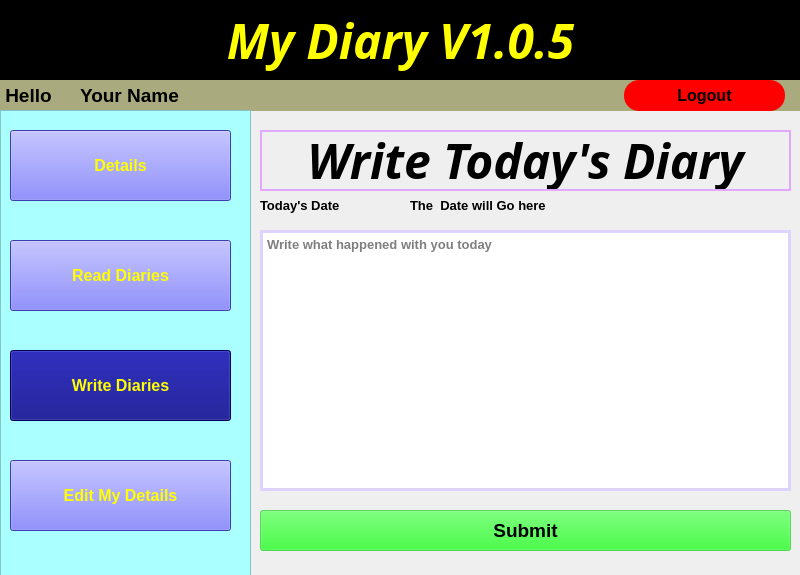
<?xml version="1.0" encoding="UTF-8"?>
<ui version="4.0">
 <class>MainWindow</class>
 <widget class="QMainWindow" name="MainWindow">
  <property name="geometry">
   <rect>
    <x>0</x>
    <y>0</y>
    <width>800</width>
    <height>575</height>
   </rect>
  </property>
  <property name="minimumSize">
   <size>
    <width>800</width>
    <height>575</height>
   </size>
  </property>
  <property name="maximumSize">
   <size>
    <width>800</width>
    <height>575</height>
   </size>
  </property>
  <property name="windowTitle">
   <string>MainWindow</string>
  </property>
  <widget class="QWidget" name="centralwidget">
   <widget class="QLabel" name="label">
    <property name="geometry">
     <rect>
      <x>0</x>
      <y>0</y>
      <width>801</width>
      <height>81</height>
     </rect>
    </property>
    <property name="font">
     <font>
      <family>Segoe UI Semibold</family>
      <pointsize>36</pointsize>
      <weight>75</weight>
      <italic>true</italic>
      <bold>true</bold>
     </font>
    </property>
    <property name="styleSheet">
     <string notr="true">color: rgb(255, 255, 0);
background-color: rgb(0, 0, 0);</string>
    </property>
    <property name="text">
     <string>My Diary V1.0.5</string>
    </property>
    <property name="alignment">
     <set>Qt::AlignCenter</set>
    </property>
   </widget>
   <widget class="QLabel" name="label_2">
    <property name="geometry">
     <rect>
      <x>0</x>
      <y>80</y>
      <width>801</width>
      <height>31</height>
     </rect>
    </property>
    <property name="font">
     <font>
      <pointsize>14</pointsize>
      <weight>75</weight>
      <bold>true</bold>
     </font>
    </property>
    <property name="styleSheet">
     <string notr="true">background-color: rgb(170, 170, 127);</string>
    </property>
    <property name="text">
     <string> Hello</string>
    </property>
   </widget>
   <widget class="QLabel" name="label_3">
    <property name="geometry">
     <rect>
      <x>80</x>
      <y>80</y>
      <width>331</width>
      <height>31</height>
     </rect>
    </property>
    <property name="font">
     <font>
      <pointsize>14</pointsize>
      <weight>75</weight>
      <bold>true</bold>
     </font>
    </property>
    <property name="text">
     <string>Your Name</string>
    </property>
   </widget>
   <widget class="QPushButton" name="pushButton">
    <property name="geometry">
     <rect>
      <x>624</x>
      <y>80</y>
      <width>161</width>
      <height>31</height>
     </rect>
    </property>
    <property name="font">
     <font>
      <pointsize>12</pointsize>
      <weight>75</weight>
      <bold>true</bold>
     </font>
    </property>
    <property name="styleSheet">
     <string notr="true">background-color: rgb(255, 0, 0);
border-radius: 15px;</string>
    </property>
    <property name="text">
     <string>Logout</string>
    </property>
   </widget>
   <widget class="QFrame" name="frame">
    <property name="geometry">
     <rect>
      <x>0</x>
      <y>110</y>
      <width>251</width>
      <height>491</height>
     </rect>
    </property>
    <property name="styleSheet">
     <string notr="true">background-color: rgb(170, 255, 255);</string>
    </property>
    <property name="frameShape">
     <enum>QFrame::StyledPanel</enum>
    </property>
    <property name="frameShadow">
     <enum>QFrame::Raised</enum>
    </property>
    <widget class="QPushButton" name="pushButton_2">
     <property name="geometry">
      <rect>
       <x>10</x>
       <y>20</y>
       <width>221</width>
       <height>71</height>
      </rect>
     </property>
     <property name="font">
      <font>
       <pointsize>12</pointsize>
       <weight>75</weight>
       <bold>true</bold>
      </font>
     </property>
     <property name="styleSheet">
      <string notr="true">background-color: rgb(85, 85, 255);
color: rgb(255, 255, 0);</string>
     </property>
     <property name="text">
      <string>Details</string>
     </property>
    </widget>
    <widget class="QPushButton" name="pushButton_3">
     <property name="geometry">
      <rect>
       <x>10</x>
       <y>130</y>
       <width>221</width>
       <height>71</height>
      </rect>
     </property>
     <property name="font">
      <font>
       <pointsize>12</pointsize>
       <weight>75</weight>
       <bold>true</bold>
      </font>
     </property>
     <property name="styleSheet">
      <string notr="true">background-color: rgb(85, 85, 255);
color: rgb(255, 255, 0);</string>
     </property>
     <property name="text">
      <string>Read Diaries</string>
     </property>
    </widget>
    <widget class="QPushButton" name="pushButton_4">
     <property name="geometry">
      <rect>
       <x>10</x>
       <y>240</y>
       <width>221</width>
       <height>71</height>
      </rect>
     </property>
     <property name="font">
      <font>
       <pointsize>12</pointsize>
       <weight>75</weight>
       <bold>true</bold>
      </font>
     </property>
     <property name="styleSheet">
      <string notr="true">background-color: rgb(0, 0, 127);
color: rgb(255, 255, 0);</string>
     </property>
     <property name="text">
      <string>Write Diaries</string>
     </property>
    </widget>
    <widget class="QPushButton" name="pushButton_5">
     <property name="geometry">
      <rect>
       <x>10</x>
       <y>350</y>
       <width>221</width>
       <height>71</height>
      </rect>
     </property>
     <property name="font">
      <font>
       <pointsize>12</pointsize>
       <weight>75</weight>
       <bold>true</bold>
      </font>
     </property>
     <property name="styleSheet">
      <string notr="true">background-color: rgb(85, 85, 255);
color: rgb(255, 255, 0);</string>
     </property>
     <property name="text">
      <string>Edit My Details</string>
     </property>
    </widget>
   </widget>
   <widget class="QLabel" name="label_4">
    <property name="geometry">
     <rect>
      <x>260</x>
      <y>130</y>
      <width>531</width>
      <height>61</height>
     </rect>
    </property>
    <property name="font">
     <font>
      <family>Script</family>
      <pointsize>36</pointsize>
      <weight>75</weight>
      <italic>true</italic>
      <bold>true</bold>
     </font>
    </property>
    <property name="styleSheet">
     <string notr="true">border: 2px solid;
border-color: rgb(226, 167, 255);</string>
    </property>
    <property name="text">
     <string>Write Today's Diary</string>
    </property>
    <property name="alignment">
     <set>Qt::AlignCenter</set>
    </property>
   </widget>
   <widget class="QTextEdit" name="textEdit">
    <property name="geometry">
     <rect>
      <x>260</x>
      <y>230</y>
      <width>531</width>
      <height>261</height>
     </rect>
    </property>
    <property name="font">
     <font>
      <pointsize>10</pointsize>
      <weight>75</weight>
      <bold>true</bold>
     </font>
    </property>
    <property name="styleSheet">
     <string notr="true">border: 3px solid;
border-color: rgb(222, 211, 255);</string>
    </property>
    <property name="placeholderText">
     <string>Write what happened with you today</string>
    </property>
   </widget>
   <widget class="QPushButton" name="pushButton_6">
    <property name="geometry">
     <rect>
      <x>260</x>
      <y>510</y>
      <width>531</width>
      <height>41</height>
     </rect>
    </property>
    <property name="font">
     <font>
      <pointsize>14</pointsize>
      <weight>75</weight>
      <bold>true</bold>
     </font>
    </property>
    <property name="styleSheet">
     <string notr="true">background-color: rgba(0, 255, 0,0.5);</string>
    </property>
    <property name="text">
     <string>Submit</string>
    </property>
   </widget>
   <widget class="QLabel" name="label_5">
    <property name="geometry">
     <rect>
      <x>260</x>
      <y>190</y>
      <width>131</width>
      <height>31</height>
     </rect>
    </property>
    <property name="font">
     <font>
      <pointsize>10</pointsize>
      <weight>75</weight>
      <bold>true</bold>
     </font>
    </property>
    <property name="text">
     <string>Today's Date</string>
    </property>
   </widget>
   <widget class="QLabel" name="label_6">
    <property name="geometry">
     <rect>
      <x>410</x>
      <y>190</y>
      <width>381</width>
      <height>31</height>
     </rect>
    </property>
    <property name="font">
     <font>
      <pointsize>10</pointsize>
      <weight>75</weight>
      <bold>true</bold>
     </font>
    </property>
    <property name="text">
     <string>The  Date will Go here</string>
    </property>
   </widget>
  </widget>
 </widget>
 <resources/>
 <connections/>
</ui>
